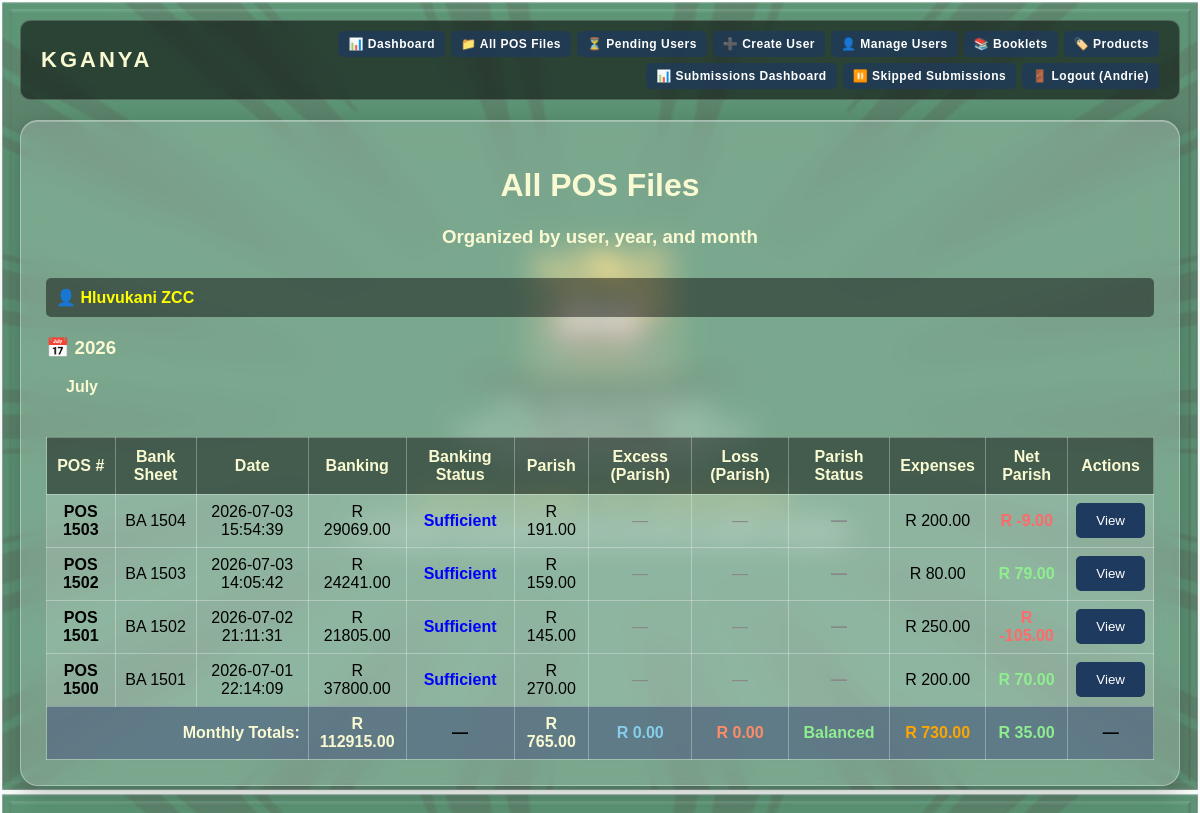
Screenshot of /all-pos-files (signed in) with the database file from the repository.
### tables this page shows
CREATE TABLE pos_records (
            id INTEGER PRIMARY KEY AUTOINCREMENT,
            pos_number TEXT NOT NULL,
            bank_sheet TEXT,
            created_by TEXT NOT NULL,
            created_at TEXT NOT NULL,
            total_banking REAL DEFAULT 0.00,
            total_parish REAL DEFAULT 0.00,
            total_stickers INTEGER DEFAULT 0,
            grand_total_cash REAL DEFAULT 0.00,
            final_status TEXT,
            file_path TEXT
        , year INTEGER, month INTEGER, month_name TEXT, html_file_path TEXT, church_name TEXT, church_code TEXT, church_file TEXT, depositor_name TEXT, depositor_id TEXT, depositor_phone TEXT, witness1 TEXT, witness2 TEXT, witness3 TEXT, expected_total REAL DEFAULT 0.00, total_outstanding REAL DEFAULT 0.00, count200 INTEGER DEFAULT 0, count100 INTEGER DEFAULT 0, count50 INTEGER DEFAULT 0, count20 INTEGER DEFAULT 0, count10 INTEGER DEFAULT 0, count_coins INTEGER DEFAULT 0, bank_count200 INTEGER DEFAULT 0, bank_count100 INTEGER DEFAULT 0, bank_count50 INTEGER DEFAULT 0, bank_count20 INTEGER DEFAULT 0, bank_count10 INTEGER DEFAULT 0, bank_count_coins INTEGER DEFAULT 0, minister_count200 INTEGER DEFAULT 0, minister_count100 INTEGER DEFAULT 0, minister_count50 INTEGER DEFAULT 0, minister_count20 INTEGER DEFAULT 0, minister_count10 INTEGER DEFAULT 0, minister_count_coins INTEGER DEFAULT 0, minister_total REAL DEFAULT 0.00, banking_amount_words TEXT, final_conclusion TEXT, banking_remarks TEXT, minister_remarks TEXT, total_expenses REAL DEFAULT 0.00, net_parish_balance REAL DEFAULT 0.00, banking_date TEXT);

### Digital_Proof_Of_Service.py (the view)
@app.route("/all-pos-files")
@admin_required
def all_pos_files():
    organized_by_user = get_all_pos_by_user()
    return render_template("pos_files_admin.html",
                           organized_by_user=organized_by_user,
                           username=session["username"])

### Digital_Proof_Of_Service.py (called while the page is built)
def dict_row_factory(cursor, row):
    keys = [col[0] for col in cursor.description] if cursor.description else []
    return RowDict(row, keys)

def get_db_connection():
    conn = sqlite3.connect(DB_PATH, timeout=30)
    conn.row_factory = dict_row_factory
    return conn

def admin_required(f):
    @wraps(f)
    def decorated(*args, **kwargs):
        if session.get("role") not in ["admin", "superadmin"]:
            flash("Admin access required.", "error")
            return redirect("/login")
        return f(*args, **kwargs)
    return decorated

@app.context_processor
def inject_globals():
    return {
        'app_name': 'KGANYA',
        'app_tagline': 'Lighting The Way Through Service',
        'current_year': datetime.now().year
    }

    def __getitem__(self, key):
        idx = self._keys.index(key)
        return self._row[idx]

    def keys(self):
        return self._keys

### templates/pos_files_admin.html (shortened to what this page needs)
{% extends "base.html" %}
{% block content %}
<div class="container">
    <h1>All POS Files</h1>
    <h3>Organized by user, year, and month</h3>
    {% if organized_by_user %}
        {% for user_name, years in organized_by_user.items() %}
        <div class="section-title" style="font-weight: bold; color: yellow;">👤 {{ user_name }}</div>
        {% for year, months in years.items() %}
            <h3 style="color: lightgoldenrodyellow; text-align: left; margin-top: 20px;">📅 {{ year }}</h3>
            {% for month_num, month_data in months.items() %}
                <h4 style="color: lightgoldenrodyellow; text-align: left; margin-top: 15px; margin-left: 20px;">{{ month_data.name }}</h4>
                <div class="table-container">
                    <table>
                        <thead>
                            <tr>
                                <th>POS #</th>
                                <th>Bank Sheet</th>
                                <th>Date</th>
                                <th>Banking</th>
                                <th>Banking Status</th>
                                <th>Parish</th>
                                <th>Excess (Parish)</th>
                                <th>Loss (Parish)</th>
                                <th>Parish Status</th>
                                <th>Expenses</th>
                                <th>Net Parish</th>
                                <th>Actions</th>
                            </tr>
                        </thead>
                        <tbody>
                            {% set monthly_banking = namespace(total=0) %}
                            {% set monthly_parish = namespace(total=0) %}
                            {% set monthly_excess = namespace(total=0) %}
                            {% set monthly_loss = namespace(total=0) %}
                            {% set monthly_expenses = namespace(total=0) %}
                            {% set monthly_net_parish = namespace(total=0) %}
                            {% for record in month_data.records %}
                                {% set monthly_banking.total = monthly_banking.total + (record.total_banking or 0) %}
                                {% set monthly_parish.total = monthly_parish.total + (record.total_parish or 0) %}
                                {% set monthly_expenses.total = monthly_expenses.total + (record.total_expenses or 0) %}
                                {% set excess_amount = namespace(value=0) %}
                                {% set loss_amount = namespace(value=0) %}
                                {% set remark = record.minister_remarks or '' %}
                                {% if 'Over by' in remark %}
                                    {% set parts = remark.split('R ') %}
                                    {% if parts|length > 1 %}
                                        {% set num_str = parts[1].split(' ')[0].strip() %}
                                        {% if num_str %}
                                            {% set excess_amount.value = num_str|float %}
                                        {% endif %}
                                    {% endif %}
                                {% elif 'Short by' in remark %}
                                    {% set parts = remark.split('R ') %}
                                    {% if parts|length > 1 %}
                                        {% set num_str = parts[1].split(' ')[0].strip() %}
                                        {% if num_str %}
                                            {% set loss_amount.value = num_str|float %}
                                        {% endif %}
                                    {% endif %}
                                {% endif %}
                                {% set monthly_excess.total = monthly_excess.total + excess_amount.value %}
                                {% set monthly_loss.total = monthly_loss.total + loss_amount.value %}
                                {% set corrected_net_parish = (record.total_parish or 0) + excess_amount.value - loss_amount.value - (record.total_expenses or 0) %}
                                {% set monthly_net_parish.total = monthly_net_parish.total + corrected_net_parish %}
                            <tr>
                                <td><strong>{{ record.pos_number or 'POS ' ~ record.id }}</strong></td>
                                <td>{{ record.bank_sheet or '-' }}</td>
                                <td>{{ record.created_at or 'N/A' }}</td>
                                <td>R {{ "%.2f"|format(record.total_banking or 0) }}</td>
                                <td style="{% if (record.total_outstanding or 0) > 0 %}color: red;{% else %}color: blue;{% endif %} font-weight: bold;">
                                    {% if (record.total_outstanding or 0) > 0 %}Underbanking{% else %}Sufficient{% endif %}
                                </td>
                                <td>R {{ "%.2f"|format(record.total_parish or 0) }}</td>
                                <td style="{% if excess_amount.value > 0 %}color: blue; font-weight: bold;{% else %}color: #888;{% endif %}">
                                    {% if excess_amount.value > 0 %}R {{ "%.2f"|format(excess_amount.value) }}{% else %}—{% endif %}
                                </td>
                                <td style="{% if loss_amount.value > 0 %}color: red; font-weight: bold;{% else %}color: #888;{% endif %}">
                                    {% if loss_amount.value > 0 %}R {{ "%.2f"|format(loss_amount.value) }}{% else %}—{% endif %}
                                </td>
                                <td style="{% if 'Short' in remark %}color: red;{% elif 'Over' in remark %}color: red;{% elif 'Perfect' in remark %}color: green;{% else %}color: #888;{% endif %} font-weight: bold;">
                                    {% if remark %}
                                        {% if 'Perfect' in remark %}✓ {% elif 'Over' in remark or 'Short' in remark %}✗ {% endif %}
                                        {{ remark }}
                                    {% else %}
                                        —
                                    {% endif %}
                                </td>
                                <td>R {{ "%.2f"|format(record.total_expenses or 0) }}</td>
                                <td style="color: {% if corrected_net_parish >= 0 %}#90EE90{% else %}#FF6B6B{% endif %}; font-weight: bold;">
                                    R {{ "%.2f"|format(corrected_net_parish) }}
                                </td>
                                <td>
                                    <a href="/view-pos/{{ record.id }}"><button style="margin-top:0;">View</button></a>
                                </td>
                            </tr>
                            {% endfor %}
                        </tbody>
                        <tfoot>
                            <tr style="background: rgba(30, 58, 95, 0.6); font-weight: bold;">
                                <td colspan="3" style="text-align: right; color: lightgoldenrodyellow;">Monthly Totals:</td>
                                <td style="color: lightgoldenrodyellow;">R {{ "%.2f"|format(monthly_banking.total) }}</td>
                                <td>—</td>
                                <td style="color: lightgoldenrodyellow;">R {{ "%.2f"|format(monthly_parish.total) }}</td>
                                <td style="color: #87CEEB;">R {{ "%.2f"|format(monthly_excess.total) }}</td>
                                <td style="color: #FF8C69;">R {{ "%.2f"|format(monthly_loss.total) }}</td>
                                <td style="{% if monthly_excess.total > 0 and monthly_loss.total > 0 %}color: #DDA0DD;{% elif monthly_excess.total > 0 %}color: #87CEEB;{% elif monthly_loss.total > 0 %}color: #FF8C69;{% else %}color: #90EE90;{% endif %}">
                                    {% if monthly_excess.total > 0 and monthly_loss.total > 0 %}
                                        Net: R {{ "%.2f"|format(monthly_excess.total - monthly_loss.total) }}
                                    {% elif monthly_excess.total > 0 %}
                                        Excess: R {{ "%.2f"|format(monthly_excess.total) }}
                                    {% elif monthly_loss.total > 0 %}
                                        Short: R {{ "%.2f"|format(monthly_loss.total) }}
                                    {% else %}
                                        Balanced
                                    {% endif %}
                                </td>
                                <td style="color: #FFA500;">R {{ "%.2f"|format(monthly_expenses.total) }}</td>
                                <td style="color: {% if monthly_net_parish.total >= 0 %}#90EE90{% else %}#FF6B6B{% endif %};">
                                    R {{ "%.2f"|format(monthly_net_parish.total) }}
                                </td>
                                <td>—</td>
                            </tr>
                        </tfoot>
                    </table>
                </div>
            {% endfor %}
        {% endfor %}
        {% endfor %}
    {% else %}
        <p style="color: white; text-align: center; padding: 40px;">No POS records found in the system.</p>
    {% endif %}
</div>
{% endblock %}

### rows the page displays
pos_records: created_by "Hluvukani ZCC", year "2026", name "July", pos_number "POS 1503", bank_sheet "BA 1504", created_at "2026-07-03 15:54:39", total_banking "29069.00", total_outstanding "Sufficient", total_parish "191.00", total_expenses "200.00", total "112915.00", total "765.00", total "0.00", total "0.00", total "730.00", total "35.00"
pos_records: pos_number "POS 1502", bank_sheet "BA 1503", created_at "2026-07-03 14:05:42", total_banking "24241.00", total_outstanding "Sufficient", total_parish "159.00", total_expenses "80.00", corrected_net_parish "79.00"
pos_records: pos_number "POS 1501", bank_sheet "BA 1502", created_at "2026-07-02 21:11:31", total_banking "21805.00", total_outstanding "Sufficient", total_parish "145.00", total_expenses "250.00"
pos_records: pos_number "POS 1500", bank_sheet "BA 1501", created_at "2026-07-01 22:14:09", total_banking "37800.00", total_outstanding "Sufficient", total_parish "270.00", total_expenses "200.00", corrected_net_parish "70.00"

### other values shown
{{ session.username }} "Andrie"
